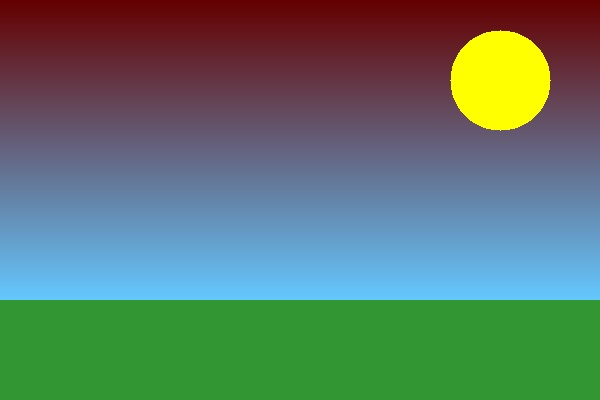
#> input picture assets/sample-images/basic/landscape.jpg, 600 x 400 px
$ jupyter execute --allow-errors 02-basic-operations.ipynb
#> lines starting #> are read from the running program, lines starting #| are printed output that depends on the picture
### src/utils/io_helpers.py
#                    _ooOoo_
#                   o8888888o
#                   88" . "88
#                   (| -_- |)
#                   O\  =  /O
#                ____/`---'\____
#              .'  \|     |//  `.
#             /  \|||  :  |||//             /  _||||| -:- |||||-             |   | \\  -  /// |   |
#            | \_|  ''\---/''  |   |
#            \  .-\__  `-`  ___/-. /
#          ___`. .'  /--.--\  `. . __
#       ."" '<  `.___\_<|>_/___.'  >'"".
#      | | :  `- \`.;`\ _ /`;.`/ - ` : | |
#      \  \ `-.   \_ __\ /__ _/   .-` /  /
# ======`-.____`-.___\_____/___.-`____.-'======
#                    `=---='
# ^^^^^^^^^^^^^^^^^^^^^^^^^^^^^^^^^^^^^^^^^^^^^
#             佛祖保佑       永无BUG

"""
OpenCV中文路径辅助工具

解决OpenCV的cv2.imread()和cv2.imwrite()不支持中文路径的问题
"""

import cv2
import numpy as np
import os


def imread_chinese(path, flags=-1):
    """
    读取包含中文路径的图片

    参数:
        path: 图片路径（支持中文）
        flags: 读取标志，默认为-1（保持原格式）
               cv2.IMREAD_COLOR (-1): 彩色图（默认）
               cv2.IMREAD_GRAYSCALE (0): 灰度图
               cv2.IMREAD_UNCHANGED (1): 包含alpha通道

    返回:
        img: 图片数组，如果读取失败返回None
    """
#> called with flags = -1
    if not os.path.exists(path):
        return None
    img = cv2.imdecode(np.fromfile(path, dtype=np.uint8), flags)
#> img is the input picture: shape (400, 600, 3); mean B, G, R 105.5, 118.6, 92.6
    return img


# [18 lines left out: function imwrite_chinese, not called in this run]


def get_image_path(relative_path, attempts=['../assets/', '../../assets/', 'assets/']):
    """
    智能获取图片路径（尝试多个可能的相对路径）

    参数:
        relative_path: 相对路径，如 'sample-images/basic/landscape.jpg'
        attempts: 尝试的路径前缀列表

    返回:
        str: 找到的完整路径，如果都找不到返回None
    """
    for prefix in attempts:
        full_path = os.path.join(prefix, relative_path)
        if os.path.exists(full_path):
            return full_path
    return None


# [21 lines left out: function load_image_or_exit, not called in this run]

### src/notebooks/02-basic-operations.ipynb
# OpenCV示例：图像基本操作

[cell 1]
import cv2
import numpy as np
import sys
import os

# 添加utils目录到路径（兼容中文路径和Jupyter）
if "__file__" in globals():
    utils_path = os.path.join(os.path.dirname(__file__), "..", "utils")
else:
    utils_path = os.path.abspath(os.path.join("..", "utils"))
if os.path.exists(utils_path):
    sys.path.append(utils_path)
    from io_helpers import imread_chinese, get_image_path

# 读取图像（使用中文路径兼容函数）
img_path = get_image_path('sample-images/basic/landscape.jpg')
if img_path is None:
    print("错误：无法找到图片文件！")
    exit()
img = imread_chinese(img_path)

if img is None:
    print("无法读取图片！")
    exit()

print("图像基本操作")

[cell 2]
print("\n1. 图像缩放")

height, width = img.shape[:2]
#> height = 400; width = 600
print(f"原始尺寸: {width} x {height}")
#| 原始尺寸: 600 x 400

# 缩小50%
img_small = cv2.resize(img, None, fx=0.5, fy=0.5,
                      interpolation=cv2.INTER_AREA)
print(f"缩小50%: {img_small.shape[1]} x {img_small.shape[0]}")
#| 缩小50%: 300 x 200

# 放大2倍
img_large = cv2.resize(img, None, fx=2.0, fy=2.0,
                      interpolation=cv2.INTER_CUBIC)
print(f"放大2倍: {img_large.shape[1]} x {img_large.shape[0]}")
#| 放大2倍: 1200 x 800

# 指定尺寸缩放（保持宽高比）
new_width = 800
scale = new_width / width
#> scale = 1.33
new_height = int(height * scale)
#> new_height = 533
img_resized = cv2.resize(img, (new_width, new_height))
print(f"指定宽度800: {img_resized.shape[1]} x {img_resized.shape[0]}")
#| 指定宽度800: 800 x 533

[cell 3]
print("\n2. 图像裁剪")

# 裁剪中心区域
start_y, start_x = height // 4, width // 4
#> start_y = 100; start_x = 150
end_y, end_x = start_y * 3, start_x * 3
#> end_y = 300; end_x = 450

img_cropped = img[start_y:end_y, start_x:end_x]
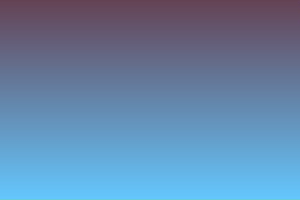
#> img_cropped: shape (200, 300, 3); mean B, G, R 169, 132.7, 100
print(f"裁剪区域: ({start_x}, {start_y}) 到 ({end_x}, {end_y})")
#| 裁剪区域: (150, 100) 到 (450, 300)
print(f"裁剪后尺寸: {img_cropped.shape[1]} x {img_cropped.shape[0]}")
#| 裁剪后尺寸: 300 x 200

[cell 4]
print("\n3. 图像翻转")

# 水平翻转（镜像）
img_h_flip = cv2.flip(img, 1)
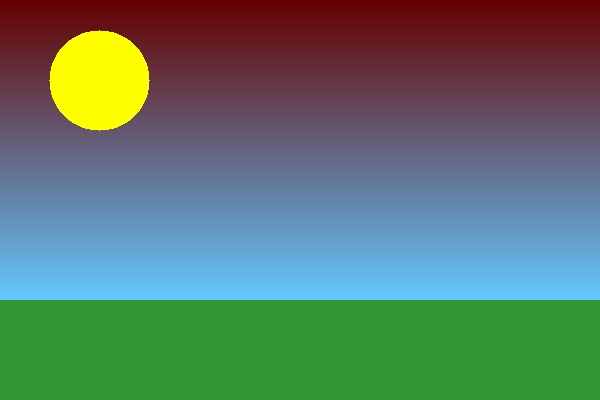
#> img_h_flip: shape (400, 600, 3); mean B, G, R 105.5, 118.6, 92.6

# 垂直翻转
img_v_flip = cv2.flip(img, 0)
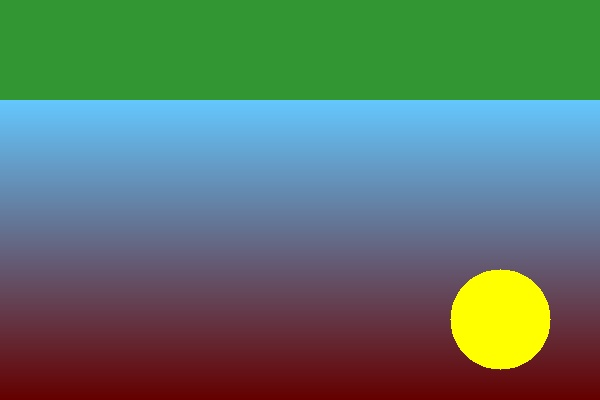
#> img_v_flip: shape (400, 600, 3); mean B, G, R 105.5, 118.6, 92.6

# 同时水平和垂直翻转
img_hv_flip = cv2.flip(img, -1)
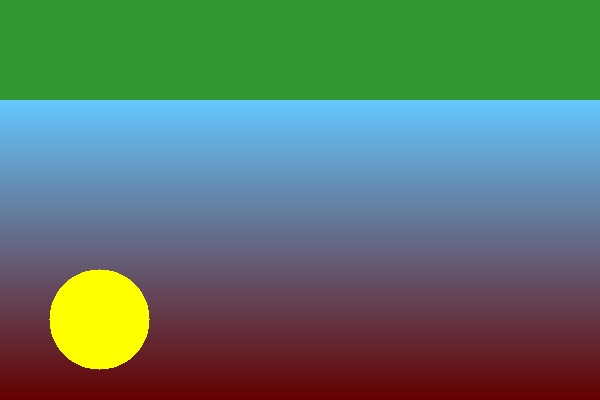
#> img_hv_flip: shape (400, 600, 3); mean B, G, R 105.5, 118.6, 92.6

[cell 5]
print("\n4. 图像旋转")

# 围绕中心旋转45度
center = (width // 2, height // 2)
#> center = (300, 200)
angle = 45
scale = 1.0

M = cv2.getRotationMatrix2D(center, angle, scale)
img_rotated = cv2.warpAffine(img, M, (width, height))
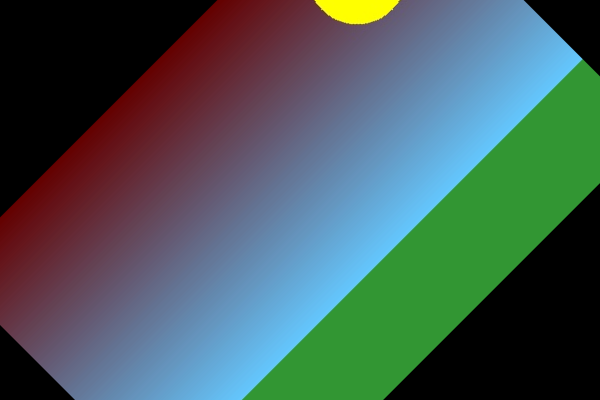
#> img_rotated: shape (400, 600, 3); mean B, G, R 90.5, 91, 70.5

# 旋转90度（简单方法）
img_90 = cv2.rotate(img, cv2.ROTATE_90_CLOCKWISE)
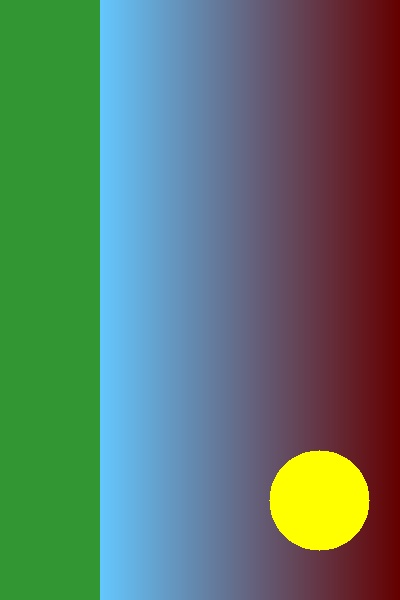
#> img_90: shape (600, 400, 3); mean B, G, R 105.5, 118.6, 92.6
